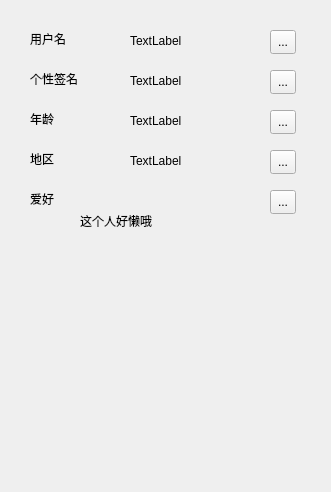
<?xml version="1.0" encoding="UTF-8"?>
<ui version="4.0">
 <class>self_info</class>
 <widget class="QWidget" name="self_info">
  <property name="geometry">
   <rect>
    <x>0</x>
    <y>0</y>
    <width>331</width>
    <height>492</height>
   </rect>
  </property>
  <property name="windowTitle">
   <string>Form</string>
  </property>
  <widget class="QLabel" name="label">
   <property name="geometry">
    <rect>
     <x>30</x>
     <y>30</y>
     <width>67</width>
     <height>17</height>
    </rect>
   </property>
   <property name="text">
    <string>用户名</string>
   </property>
  </widget>
  <widget class="QLabel" name="label_2">
   <property name="geometry">
    <rect>
     <x>30</x>
     <y>70</y>
     <width>67</width>
     <height>17</height>
    </rect>
   </property>
   <property name="text">
    <string>个性签名</string>
   </property>
  </widget>
  <widget class="QLabel" name="label_3">
   <property name="geometry">
    <rect>
     <x>30</x>
     <y>190</y>
     <width>67</width>
     <height>17</height>
    </rect>
   </property>
   <property name="text">
    <string>爱好</string>
   </property>
  </widget>
  <widget class="QLabel" name="label_4">
   <property name="geometry">
    <rect>
     <x>30</x>
     <y>110</y>
     <width>67</width>
     <height>17</height>
    </rect>
   </property>
   <property name="text">
    <string>年龄</string>
   </property>
  </widget>
  <widget class="QLabel" name="label_5">
   <property name="geometry">
    <rect>
     <x>30</x>
     <y>150</y>
     <width>67</width>
     <height>17</height>
    </rect>
   </property>
   <property name="text">
    <string>地区</string>
   </property>
  </widget>
  <widget class="QLabel" name="username">
   <property name="geometry">
    <rect>
     <x>130</x>
     <y>30</y>
     <width>111</width>
     <height>21</height>
    </rect>
   </property>
   <property name="text">
    <string>TextLabel</string>
   </property>
  </widget>
  <widget class="QLabel" name="signature">
   <property name="geometry">
    <rect>
     <x>130</x>
     <y>70</y>
     <width>101</width>
     <height>21</height>
    </rect>
   </property>
   <property name="text">
    <string>TextLabel</string>
   </property>
  </widget>
  <widget class="QLabel" name="age">
   <property name="geometry">
    <rect>
     <x>130</x>
     <y>110</y>
     <width>121</width>
     <height>21</height>
    </rect>
   </property>
   <property name="text">
    <string>TextLabel</string>
   </property>
  </widget>
  <widget class="QLabel" name="hometown">
   <property name="geometry">
    <rect>
     <x>130</x>
     <y>150</y>
     <width>121</width>
     <height>21</height>
    </rect>
   </property>
   <property name="text">
    <string>TextLabel</string>
   </property>
  </widget>
  <widget class="QLabel" name="hobbys">
   <property name="geometry">
    <rect>
     <x>80</x>
     <y>190</y>
     <width>161</width>
     <height>61</height>
    </rect>
   </property>
   <property name="text">
    <string>这个人好懒哦</string>
   </property>
  </widget>
  <widget class="QToolButton" name="toolButton">
   <property name="geometry">
    <rect>
     <x>270</x>
     <y>30</y>
     <width>26</width>
     <height>24</height>
    </rect>
   </property>
   <property name="text">
    <string>...</string>
   </property>
  </widget>
  <widget class="QToolButton" name="toolButton_2">
   <property name="geometry">
    <rect>
     <x>270</x>
     <y>70</y>
     <width>26</width>
     <height>24</height>
    </rect>
   </property>
   <property name="text">
    <string>...</string>
   </property>
  </widget>
  <widget class="QToolButton" name="toolButton_3">
   <property name="geometry">
    <rect>
     <x>270</x>
     <y>110</y>
     <width>26</width>
     <height>24</height>
    </rect>
   </property>
   <property name="text">
    <string>...</string>
   </property>
  </widget>
  <widget class="QToolButton" name="toolButton_4">
   <property name="geometry">
    <rect>
     <x>270</x>
     <y>150</y>
     <width>26</width>
     <height>24</height>
    </rect>
   </property>
   <property name="text">
    <string>...</string>
   </property>
  </widget>
  <widget class="QToolButton" name="toolButton_5">
   <property name="geometry">
    <rect>
     <x>270</x>
     <y>190</y>
     <width>26</width>
     <height>24</height>
    </rect>
   </property>
   <property name="text">
    <string>...</string>
   </property>
  </widget>
  <widget class="QLabel" name="self_picture">
   <property name="geometry">
    <rect>
     <x>0</x>
     <y>270</y>
     <width>331</width>
     <height>221</height>
    </rect>
   </property>
   <property name="text">
    <string/>
   </property>
  </widget>
 </widget>
 <resources/>
 <connections/>
</ui>
